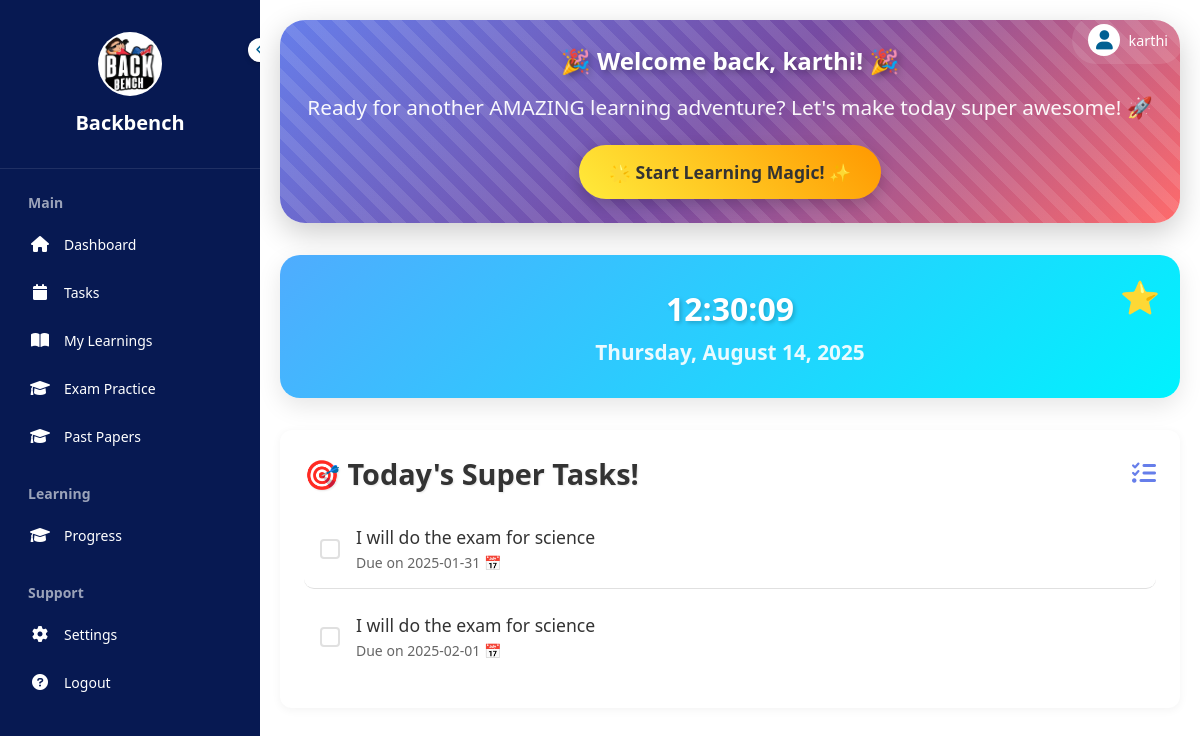
Page /dashboard (signed in) on the committed database.
### app.py (models this page shows)
class User(db.Model, UserMixin):
    id = db.Column(db.Integer, primary_key=True)
    username = db.Column(db.String(20), unique=True, nullable=False)
    password = db.Column(db.String(60), nullable=False)
    student_class = db.Column(db.String(50), nullable=False)
    wallet_balance = db.Column(db.Float, default=0.0)  # New field to store total balance

class ToDo(db.Model):
    id = db.Column(db.Integer, primary_key=True)
    task = db.Column(db.String(200), nullable=False)
    date = db.Column(db.Date, nullable=False)
    user_id = db.Column(db.Integer, db.ForeignKey('user.id'), nullable=False)

### app.py (the view)
@app.route("/dashboard")
@login_required
def dashboard():
    duedate_str = request.args.get('duedate')
    today = datetime.now().date()
    if duedate_str:
        try:
            duedate = datetime.strptime(duedate_str, "%Y-%m-%d").date()
        except ValueError:
            duedate = today + timedelta(days=70)
    else:
        duedate = today + timedelta(days=70)
    print(duedate)
    todos = ToDo.query.filter(
        ToDo.user_id == current_user.id,
        ToDo.date <= duedate
    ).order_by(ToDo.date.asc()).all()
    print(todos)
    user_class = current_user.student_class
    print(user_class)
    exams = db.session.query(Exam).join(ExamMapping).filter(ExamMapping.class_name == user_class).all()
    learnings = db.session.query(Learning).join(LearningsMapping).filter(LearningsMapping.class_name == user_class).all()
    return render_template("dashboard.html", exams=exams, attempts=attempts, learnings=learnings, todos=todos)

### app.py (called while the page is built)
@login_manager.user_loader
def load_user(user_id):
    return User.query.get(int(user_id))

### templates/dashboard.html (shortened to what this page needs)
<!DOCTYPE html>
<html lang="en">
<head>
    <link href="https://cdnjs.cloudflare.com/ajax/libs/font-awesome/6.0.0/css/all.min.css" rel="stylesheet">
</head>
<body>
    <div class="user-profile">
        <div class="user-profile-info" onclick="toggleDropdown()">
            <div class="user-avatar">
                <i class="fas fa-user"></i>
            </div>
            <span class="user-name">{{ current_user.username }}</span>
        </div>
    </div>
    <div class="sidebar" id="sidebar">
        <div class="logo-container">
            <a href="{{ url_for('dashboard') }}"><img src="static/logo2.png"  alt="Logo"> </a>
            <h2>Backbench</h2>
        </div>
        <div class="toggle-btn" onclick="toggleSidebar()">
            <i class="fas fa-chevron-left" id="toggle-icon"></i>
        </div>
        <div class="nav-sections">
            <div class="section">
                <h3 class="section-title">Main</h3>
                <ul class="nav-links">
                    <li><a href="{{ url_for('dashboard') }}" class="nav-link">
                        <i class="fas fa-home"></i>
                        <span>Dashboard</span>
                    </a></li>
                    <li><a href="{{ url_for('task') }}" class="nav-link">
                        <i class="fas fa-calendar"></i>
                        <span>Tasks</span>
                    </a></li>
                    <li><a href="{{ url_for('user_home') }}" class="nav-link">
                        <i class="fas fa-book-open"></i>
                        <span>My Learnings</span>
                    </a></li>
                     <li><a href="{{ url_for('papers') }}" class="nav-link">
                        <i class="fas fa-graduation-cap"></i>
                        <span>Exam Practice</span>
                    </a></li>
                    <li><a href="{{ url_for('pastpapers') }}" class="nav-link">
                        <i class="fas fa-graduation-cap"></i>
                        <span>Past Papers</span>
                    </a></li>
                </ul>
            </div>
            <div class="section">
                <h3 class="section-title">Learning</h3>
                <ul class="nav-links">
                    <li><a  href="{{ url_for('attempts') }}" class="nav-link">
                        <i class="fas fa-graduation-cap"></i>
                        <span>Progress</span>
                    </a></li>
                </ul>
            </div>
            <div class="section">
                <h3 class="section-title">Support</h3>
                <ul class="nav-links">
                    <li><a href="{{ url_for('settings') }}" class="nav-link">
                        <i class="fas fa-cog"></i>
                        <span>Settings</span>
                    </a></li>
                     <li><a href="{{ url_for('logout') }}" class="nav-link">
                        <i class="fas fa-question-circle"></i>
                        <span>Logout</span>
                    </a></li>
                </ul>
            </div>
        </div>
    </div>
    <div class="main-content" id="main-content">
         <div class="welcome-section">
            <div class="welcome-content">
                <h1>🎉 Welcome back, {{ current_user.username }}! 🎉</h1>
                <p>Ready for another AMAZING learning adventure? Let's make today super awesome! 🚀</p>
                <a href="{{ url_for('user_home') }}" class="fun-button">
                    🌟 Start Learning Magic! ✨
                </a>
            </div>
        </div>
        <div class="clock-widget">
            <div class="time" id="clock">12:00:00</div>
            <div class="date" id="date">Monday, January 29, 2025</div>
        </div>
        <div class="tasks-widget">
            <div class="tasks-header">
                <h2>🎯 Today's Super Tasks!</h2>
                <a href="{{ url_for('task') }}">
                    <i class="fas fa-tasks"></i>
                </a>
            </div>
            <ul class="task-list">
                {% for todo in todos %}
                <li class="task-item">
                    <div class="task-checkbox"></div>
                    <div class="task-content">
                        <div class="task-title">{{ todo.task }}</div>
                        <div class="task-time">Due on {{ todo.date }} 📅</div>
                    </div>
                </li>
                {% endfor %}
            </ul>
        </div>
    </div>
</body>
</html>

### rows in the picture
User: username "karthi"
ToDo: task "I will do the exam for science", date "2025-01-31"
ToDo: task "I will do the exam for science", date "2025-02-01"
